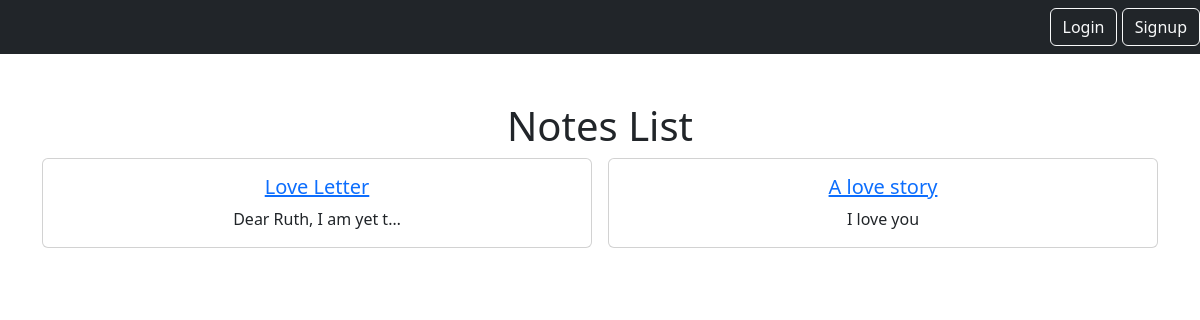
The app's page /smart/notes/popular, older data.
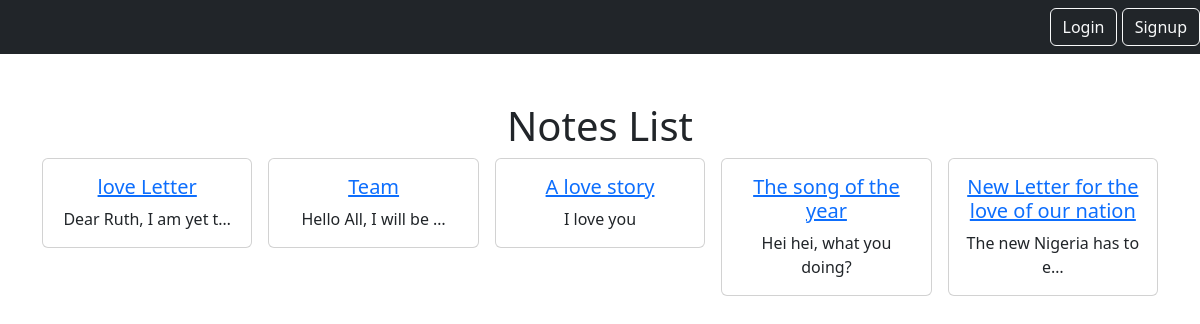
The same page, newer data.
### notes/models.py (models this page shows)
class Note(models.Model):
    title = models.CharField(max_length=200, verbose_name='Title of the Note')
    content = models.TextField(verbose_name='Content of the Note')
    created_at = models.DateTimeField(auto_now_add=True, verbose_name='Creation Date')
    number_of_likes = models.PositiveSmallIntegerField(default=0, verbose_name='Number of Likes')
    user = models.ForeignKey(User, on_delete=models.CASCADE, related_name='notes', verbose_name='Author')
    is_public = models.BooleanField(default=True, verbose_name='Is Public')

### notes/views.py (the view)
# urls.py: path('notes/popular', views.PopularNotesView.as_view(), name='popular_notes'),
class PopularNotesView(ListView):
    model = Note
    context_object_name = "notes"
    template_name = "notes/notes_list.html"
    queryset = Note.objects.filter(number_of_likes__gte=2)

### notes/templates/notes/notes_list.html
{% extends "base.html" %}
{% block content %}
    <header>
        <h1 class="text-center">Notes List</h1>
    </header>
    <div class="row row-cols3 g-3">
        {% for note in notes %}
            <div class="col">
                <div class="card">
                    <div class="card-body">
                        <a href="{% url 'note_detail' pk=note.id %}">
                            <h5 class="card-title">{{ note.title }}</h5>
                        </a>
                        <p class="card-text">{{ note.content|truncatechars:25 }}</p>
                    </div>
                </div>
            </div>
        {% empty %}
            <div>No notes available.</div>
        {% endfor %}
    </div>
{% endblock %}

### static/templates/base.html (shortened to what this page needs)
{% load static %}
<!DOCTYPE html>
<html lang="en">
<head>
    <link href="https://cdn.jsdelivr.net/npm/bootstrap@5.3.6/dist/css/bootstrap.min.css" rel="stylesheet">
</head>
<body>
    <nav class="navbar navbar-dark bg-dark">
        <div class="ms-auto">
            {% if user.is_authenticated %}
                <a class="btn btn btn-outline-light" href="{% url 'notes_list' %}">Home</a>
                <a class="btn btn btn-outline-light" href="{% url 'note_new' %}">Create</a>
                <form method="POST" action="{% url 'logout' %}" class="d-inline">
                    {% csrf_token %}
                    <button type="submit" class="btn btn-outline-light">Logout</button>
                </form>
            {% else %}
                <a class="btn btn btn-outline-light" href="{% url 'login' %}">Login</a>
                <a class="btn btn btn-outline-light" href="{% url 'signup' %}">Signup</a>
            {% endif %}
    </nav>
    <div class="mt-5 text-center container">
        {% block content %}
        {% endblock %}
    </div>
</body>
</html>

Row changes from the older to the newer data that the page shows:
changed Note "Dear Ruth, I am yet t…": title "Love Letter" → "love Letter"
now on this page (row edited): Note: title "Team", content "Hello All, I will be …"
added Note: title "The song of the year", content "Hei hei, what you doing?"
added Note: title "New Letter for the love of our nation", content "The new Nigeria has to e…"
